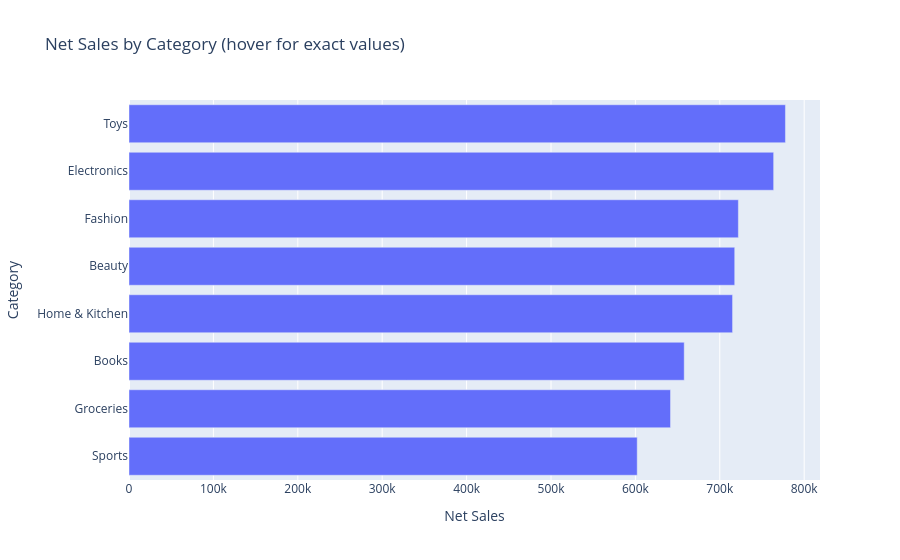

Here is the notebook cell this chart was saved with:
### Markdown cell above
## Task 4: Plotly chart (hover over the bars)

### Code cell
pfig = plotly_bar_sales_by_category(df)
pfig.show()
print(interpret_plotly(s_cat))

### Figure 1 — Plotly figure (JSON) as saved in the notebook; plotly's stock layout.template omitted (floating-point values rounded to 4 significant figures)
{"data": [{"hovertemplate": "Net Sales=%{x:,.2f}<br>Category=%{y}<extra></extra>", "legendgroup": "", "marker": {"color": "#636efa", "pattern": {"shape": ""}}, "name": "", "orientation": "h", "showlegend": false, "textposition": "auto", "type": "bar", "x": [602200.0, 641600.0, 657800.0, 715100.0, 717700.0, 722000.0, 763800.0, 777800.0], "xaxis": "x", "y": ["Sports", "Groceries", "Books", "Home & Kitchen", "Beauty", "Fashion", "Electronics", "Toys"], "yaxis": "y"}], "layout": {"barmode": "relative", "legend": {"tracegroupgap": 0}, "title": {"text": "Net Sales by Category (hover for exact values)"}, "xaxis": {"anchor": "y", "domain": [0, 1], "title": {"text": "Net Sales"}}, "yaxis": {"anchor": "x", "domain": [0, 1], "title": {"text": "Category"}}}}
